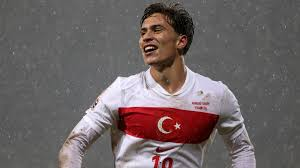
#> input picture OpenCV Uygulamalar/kenan.jpeg, 300 x 168 px, found by its file name
$ python Histogram.py
#> lines starting #> are read from the running program, lines starting #| are printed output that depends on the picture
import cv2

img = cv2.imread(r"C:\Users\MUSA\Desktop\OpenCV Uygulamalar\kenan.jpeg")
#> img is the input picture: shape (168, 300, 3); mean B, G, R 100.8, 100.4, 110.2

gray = cv2.cvtColor(img, cv2.COLOR_BGR2GRAY)
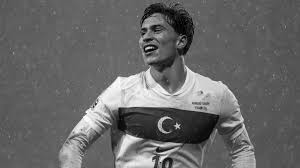
#> gray: shape (168, 300); min 0, max 254, mean 103.4
equalized = cv2.equalizeHist(gray)
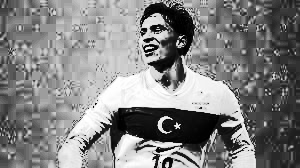
#> equalized: shape (168, 300); min 0, max 255, mean 130.1
cv2.imshow("Kontrast Arttirilmis", equalized)
cv2.waitKey(0)
cv2.destroyAllWindows()

$ run again, with OpenCV Uygulamalar/MilliTakim.jpg copied over OpenCV Uygulamalar/kenan.jpeg
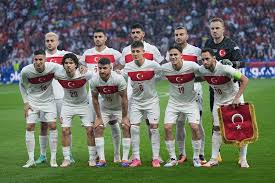
#> input picture OpenCV Uygulamalar/MilliTakim.jpg, 275 x 183 px, found by its file name
#> img is the input picture: shape (183, 275, 3); mean B, G, R 98.2, 112.5, 108.6
#> `gray = cv2.cvtColor(img, cv2.COLOR_BGR2GRAY)`:
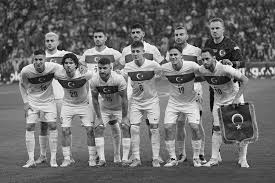
#> gray: shape (183, 275); min 0, max 254, mean 109.7
#> `equalized = cv2.equalizeHist(gray)`:
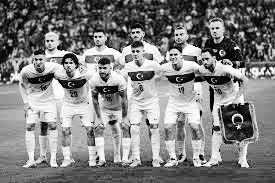
#> equalized: shape (183, 275); min 0, max 255, mean 128.3
